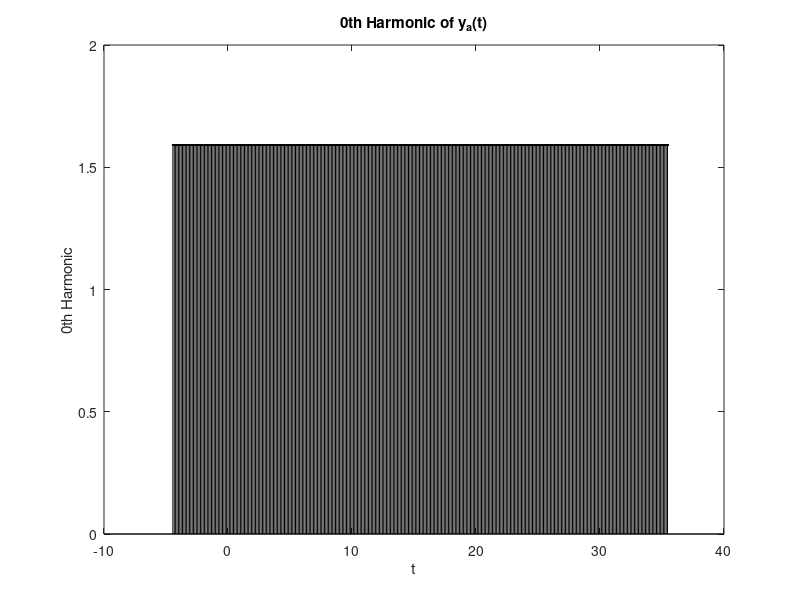

Write the MATLAB code that produced this figure. (Note: this script raises an error after producing the figure.)
n = -40:1:319;
ya = zeros(size(n));
for i = n
    dum = mod(i/10+4.5,18);
    if (dum >= 0) && (dum < 9)
        ya(i+41) = abs(5*cos(pi/9*(dum+4.5)));
    end
end
%figure;
%stem(n, ya, '.k');
%xlabel('n/8')
%ylabel('y[n]')
%title('Plot of ya(t) with Ts =1/10 ; y[n]')

m = -20:1:20;
a = 2.5 * ((sin(pi/2 * (1 - m)) ./ (pi * (1 - m))) + (sin(pi/2 * (1 + m)) ./ (pi * (1 + m))));
a(20) = 5/4;
a(21) = 5/pi;
a(22) = 5/4;

%figure;
%stem(m * pi / 10, a, 'filled', 'b.');
%xlabel('rad/s');
%ylabel('a_k');
%title('Spectrum of y_a(t)');

%%%%%%%%%%%%%%%%%%%%%%%%%%%%%%%%%%%%%%%%%%%%%%%

figure;
stem(n/9,ones(1,length(n))*5/pi,'k.');
title('0th Harmonic of y_a(t)');
ylabel('0th Harmonic');xlabel('t');xline(0);yline(0); 
ylim([-5 5])
figure;
stem(n/9,5/2*cos(pi/9*n/9),'k.');
title('1st Harmonic of y_a(t)');
ylabel('1st Harmonic');xlabel('t');xline(0);yline(0);
ylim([-5 5])
% Define the range for n
n = -40:319;

% Initialize the array for ya
ya = zeros(size(n));

% Calculate ya values for each n
for i = n
    dum = mod(i / 10, 9);  % Get the modulo value for the current n
    ya(i + 41) = abs(5 * cos(pi / 9 * dum));  % Calculate the corresponding value of ya
end

% Define the range for m (Fourier coefficients)
m = -20:1:20;  
a = zeros(size(m)); 

a = 5 * ((sin(pi / 2 * (1 - 2 * m)) ./ (pi .* (1 - 2 * m))) + (sin(pi / 2 * (1 + 2 * m)) ./ (pi .* (1 + 2 * m))));  % Fourier series coefficients

% Second Harmonic (k = 2)
k = 2;
f_second_harmonic = 3.3 * a(k + 21) * cos(2 * pi / 9 * k * n / 9);

% Plot the second harmonic
figure;
stem(n / 9, f_second_harmonic, 'k.');
title('2nd Harmonic of y_a(t)');
ylabel('2nd Harmonic');
xlabel('t');
xline(0);  % Adds a vertical line at t = 0
yline(0);  % Adds a horizontal line at y = 0
grid on;   % Enables grid for better readability
ylim([-5 5])


% Define the range for n
n = -40:319;

% Initialize the array for ya
ya = zeros(size(n));

% Calculate ya values for each n
for i = n
    dum = mod(i / 10, 9);  % Get the modulo value for the current n
    ya(i + 41) = abs(5 * cos(pi / 9 * dum));  % Calculate the corresponding value of ya
end

% Define the range for m (Fourier coefficients)
m = -20:1:20;  
a = zeros(size(m)); 

a = 5 * ((sin(pi / 2 * (1 - 2 * m)) ./ (pi .* (1 - 2 * m))) + (sin(pi / 2 * (1 + 2 * m)) ./ (pi .* (1 + 2 * m))));  % Fourier series coefficients

% third Harmonic (k = 3)
k = 3;
f_second_harmonic = 0 * a(k + 21) * cos(2 * pi / 9 * k * n / 9);

% Plot the second harmonic
figure;
stem(n / 9, f_second_harmonic, 'k.');
title('3rd Harmonic of y_a(t)');
ylabel('3rd Harmonic');
xlabel('t');
xline(0);  % Adds a vertical line at t = 0
yline(0);  % Adds a horizontal line at y = 0
grid on;   % Enables grid for better readability
ylim([-5 5])